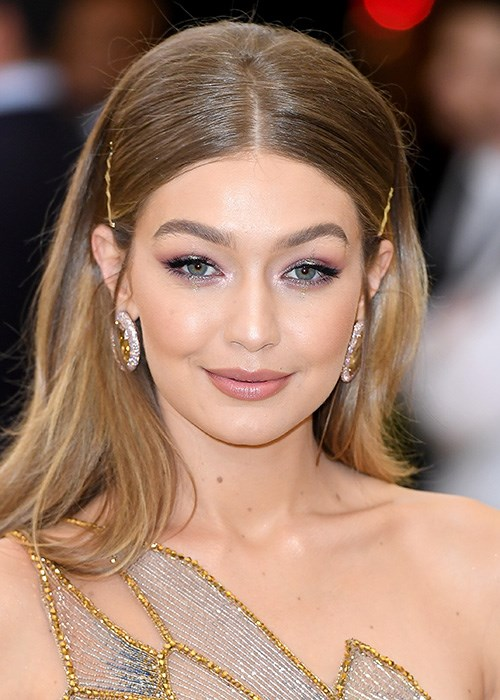
#> input picture images/gigi-hadid-portrait.jpg, 500 x 700 px, given in place of ted_cruz.jpg, which was not available
$ jupyter execute --allow-errors CV_Deepfake.ipynb   (text cells are left out)
#> lines starting #> are read from the running program, lines starting #| are printed output that depends on the picture; pictures that were not available may be replaced by others from this repository, and a replacement may not be noted
#> further down, img1 is the input picture: shape (700, 500, 3); mean B, G, R 106.9, 125.2, 158.2
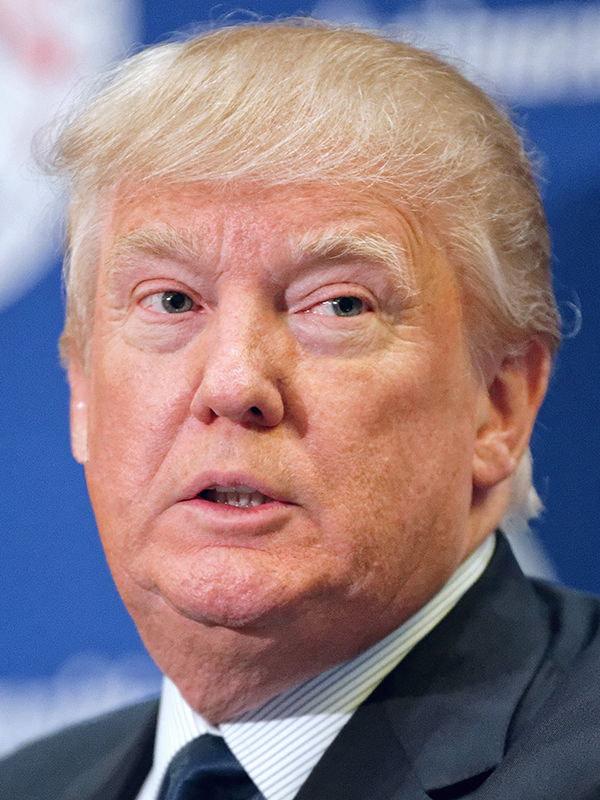
#> input picture images/donald_trump.jpg, 600 x 800 px, found by its file name
#> further down, img2 is the input picture: shape (800, 600, 3); mean B, G, R 130.9, 124.5, 144.5
[cell 1]
import cv2
import mediapipe as mp
import numpy as np
import matplotlib.pyplot as plt

[cell 2]
print(cv2.__version__)
print(mp.__version__)
print(np.__version__)

[cell 3]
import sys
import numpy as np
import cv2

# Read points from text file
def readPoints(path) :
    # Create an array of points.
    points = [];

    # Read points
    with open(path) as file :
        for line in file :
            x, y = line.split()
            points.append((int(x), int(y)))


    return points

# Apply affine transform calculated using srcTri and dstTri to src and
# output an image of size.
# [101 lines left out: functions applyAffineTransform, rectContains, calculateDelaunayTriangles, warpTriangle, not called in this run]


#> (the rest of this cell did not finish here and is left out)

[cell 4]
import cv2
import mediapipe as mp
mp_drawing = mp.solutions.drawing_utils
mp_drawing_styles = mp.solutions.drawing_styles
mp_face_mesh = mp.solutions.face_mesh

# For webcam input:
#> (the rest of this cell did not finish here and is left out)

#> (a cell that did not finish here is left out)

#> (a cell that did not finish here is left out)

[cell 7]
import matplotlib.pyplot as plt
plt.figure(figsize=(5, 6))
#> (the rest of this cell did not finish here and is left out)

[cell 8]
def get_landmark_points(src_image):
    with mp_face_mesh.FaceMesh(
            static_image_mode=True,
            max_num_faces=1,
            refine_landmarks=True,
            min_detection_confidence=0.5) as face_mesh:
        results = face_mesh.process(cv2.cvtColor(src_image, cv2.COLOR_BGR2RGB))
        if not results.multi_face_landmarks:
            return None
        if len(results.multi_face_landmarks) > 1:
            sys.exit("There are too much face landmarks")

        src_face_landmark = results.multi_face_landmarks[0].landmark
        landmark_points = []
        for i in range(468):
            y = int(src_face_landmark[i].y * src_image.shape[0])
            x = int(src_face_landmark[i].x * src_image.shape[1])
            landmark_points.append((x, y))

        return landmark_points


# [90 lines left out: functions extract_index_nparray, get_triangles, triangulation, warp_triangle, add_piece_of_new_face, swap_new_face, not called in this run]


def set_src_image(image):
    global src_image, src_image_gray, src_mask, src_landmark_points, src_np_points, src_convexHull, indices_triangles
    src_image = image
    src_image_gray = cv2.cvtColor(src_image, cv2.COLOR_BGR2GRAY)
    src_mask = np.zeros_like(src_image_gray)

    src_landmark_points = get_landmark_points(src_image)
    src_np_points = np.array(src_landmark_points)
    src_convexHull = cv2.convexHull(src_np_points)
    cv2.fillConvexPoly(src_mask, src_convexHull, 255)

    indices_triangles = get_triangles(convexhull=src_convexHull,
                                                  landmarks_points=src_landmark_points,
                                                  np_points=src_np_points)

[cell 9]
import cv2
import numpy as np
import mediapipe as mp
import matplotlib.pyplot as plt
import sys


global src_image, src_image_gray, src_mask, src_landmark_points, src_np_points, src_convexHull, indices_triangles


dest_image = cv2.imread("gigi-hadid-portrait.jpg")
width = dest_image.shape[1]
#> width = 500
height = dest_image.shape[0]
#> height = 700

source_image = cv2.imread("irina.jpg")
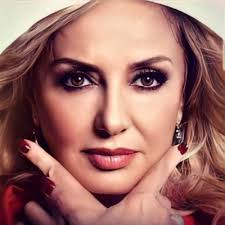
#> input picture images/googoosh.jpg, 225 x 225 px, given in place of irina.jpg, which was not available
#> source_image is the input picture: shape (225, 225, 3); mean B, G, R 104.2, 110, 159.5
image = cv2.resize(source_image, (width, height))
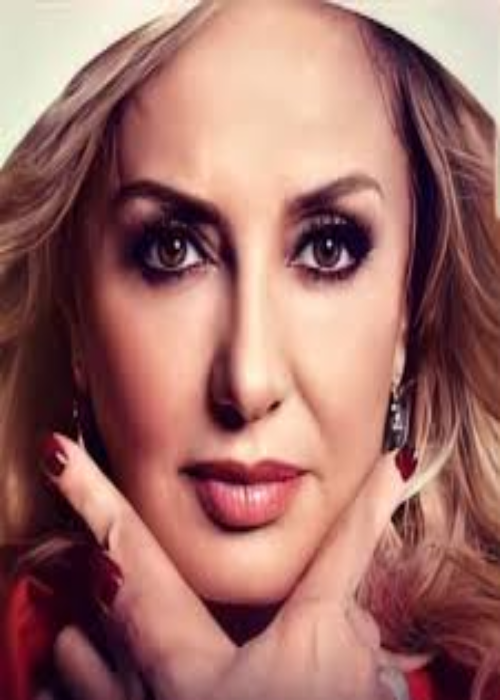
#> image: shape (700, 500, 3); mean B, G, R 104.1, 109.9, 159.4


mp_drawing = mp.solutions.drawing_utils
mp_drawing_styles = mp.solutions.drawing_styles
mp_face_mesh = mp.solutions.face_mesh


set_src_image(image)
#> in set_src_image, `src_image_gray = cv2.cvtColor(src_image, cv2.COLOR_BGR2GRAY)`:
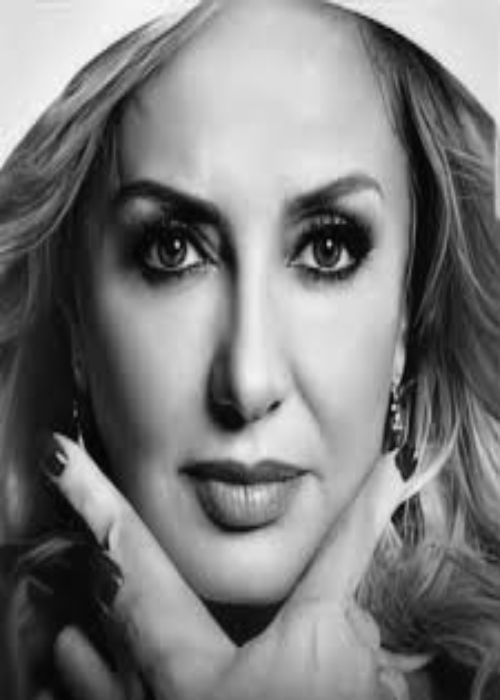
#> src_image_gray: shape (700, 500); min 2, max 251, mean 124.1
#> (the call stopped at in get_landmark_points, `with mp_face_mesh.FaceMesh( static_image_mode=True, max_num_faces=1, r..`: mediapipe is not available in this run)

dest_image_gray = cv2.cvtColor(dest_image, cv2.COLOR_BGR2GRAY)
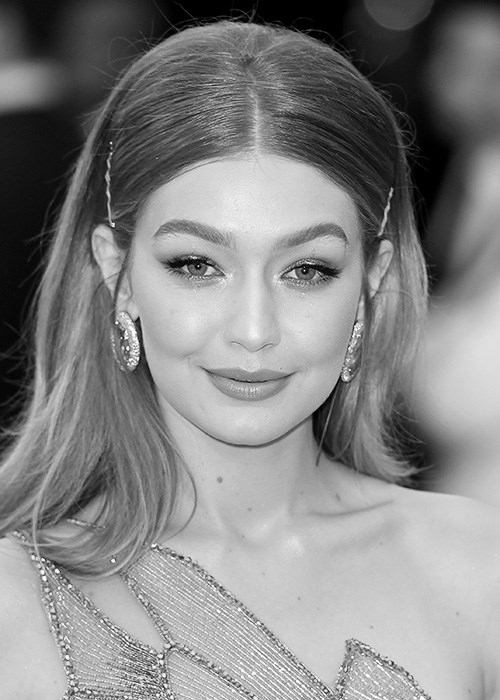
#> dest_image_gray: shape (700, 500); min 0, max 255, mean 133
dest_mask = np.zeros_like(dest_image_gray)

#> (the rest of this cell did not finish here and is left out)

[cell 10]
import cv2
import numpy as np
import mediapipe as mp
import sys
width = 640
height = 480
cap = cv2.VideoCapture(0)
result1=cv2.VideoWriter('filename.avi', cv2.VideoWriter_fourcc(*'MJPG'), 25, (640,480))
cap.set(3, width)
cap.set(4, height)

image = cv2.imread("irina.jpg")

mp_drawing = mp.solutions.drawing_utils
mp_drawing_styles = mp.solutions.drawing_styles
mp_face_mesh = mp.solutions.face_mesh


set_src_image(image)
#> in set_src_image (call 2), `src_image_gray = cv2.cvtColor(src_image, cv2.COLOR_BGR2GRAY)`:
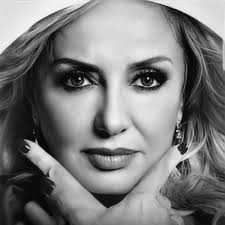
#> src_image_gray: shape (225, 225); min 2, max 252, mean 124.2
#> (the call stopped at in get_landmark_points, `with mp_face_mesh.FaceMesh( static_image_mode=True, max_num_faces=1, r..`: mediapipe is not available in this run)
#> `dest_image = cv2.resize(dest_image, (width, height))`:
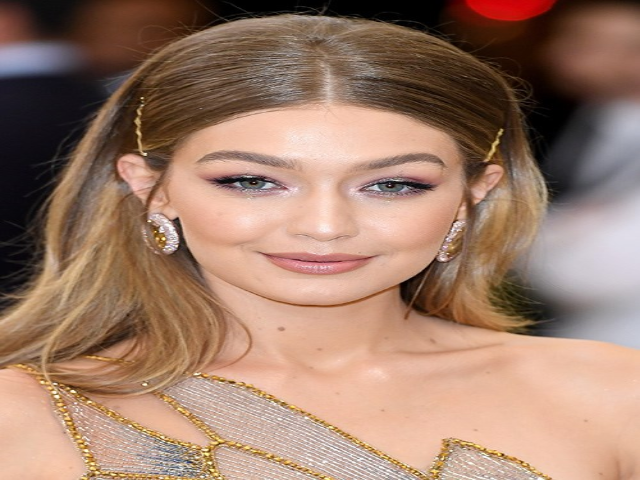
#> dest_image: shape (480, 640, 3); mean B, G, R 106.8, 125.1, 158.1
#> `dest_image_gray = cv2.cvtColor(dest_image, cv2.COLOR_BGR2GRAY)`:
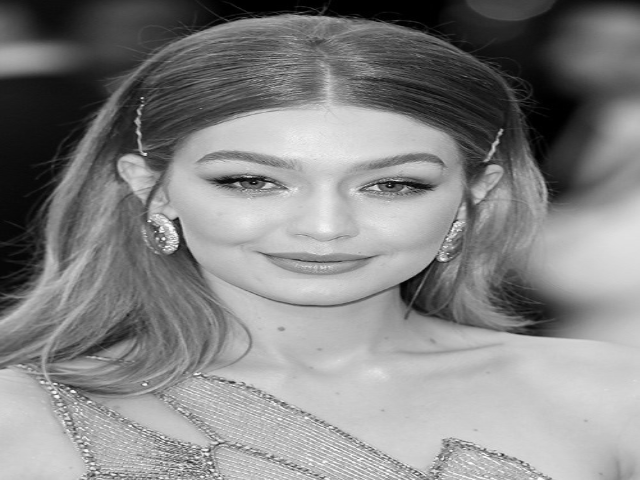
#> dest_image_gray: shape (480, 640); min 0, max 253, mean 132.9


#> (the rest of this cell did not finish here and is left out)
